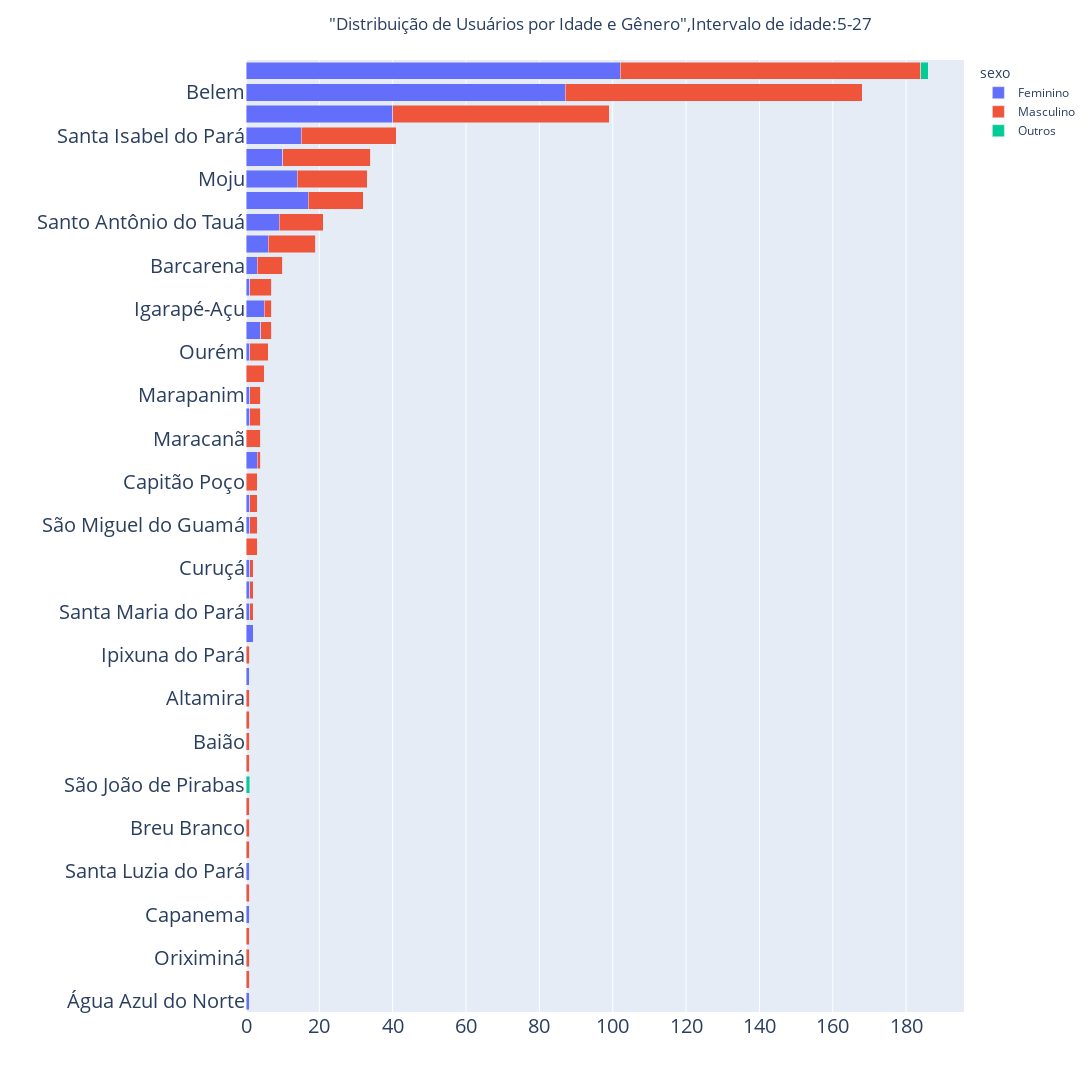
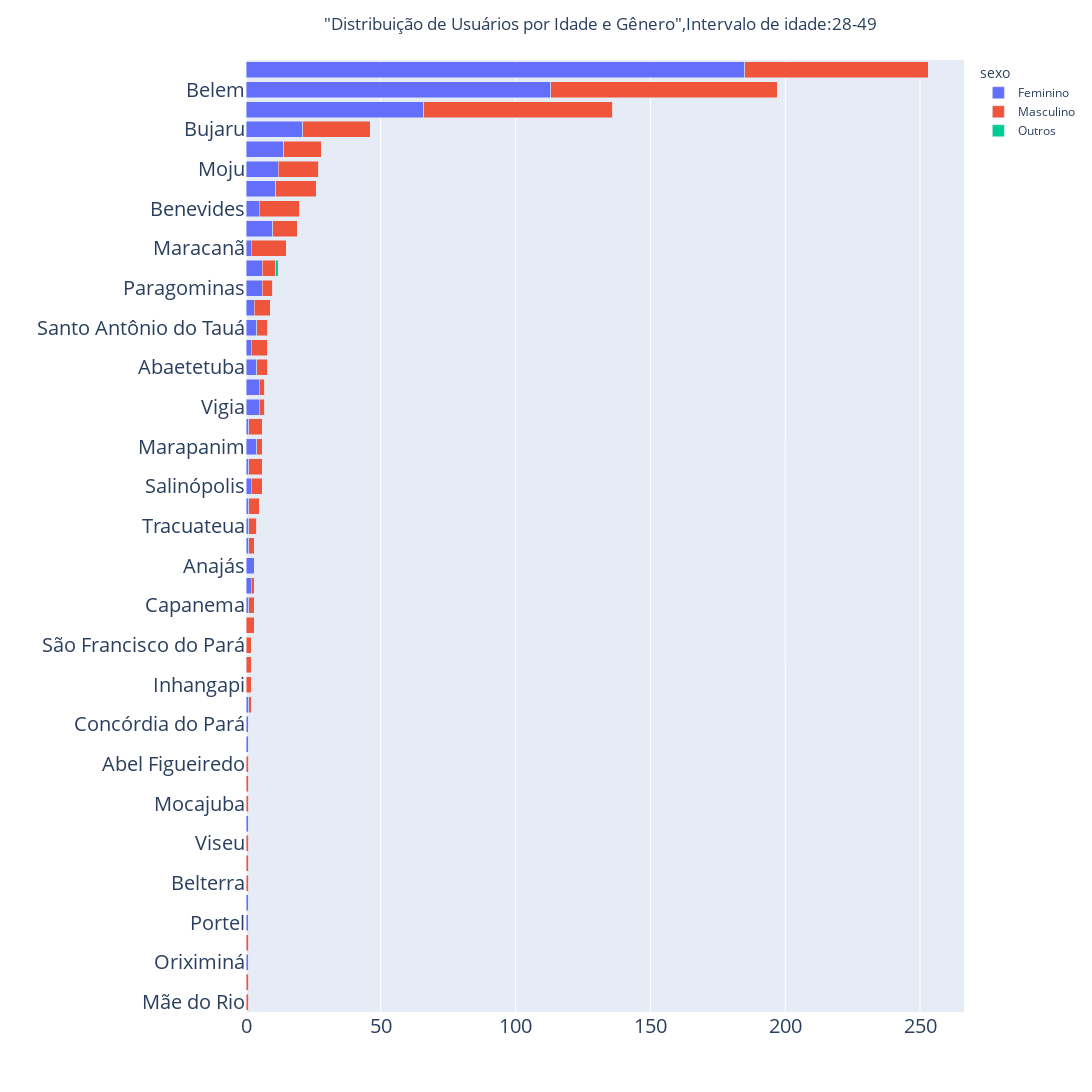
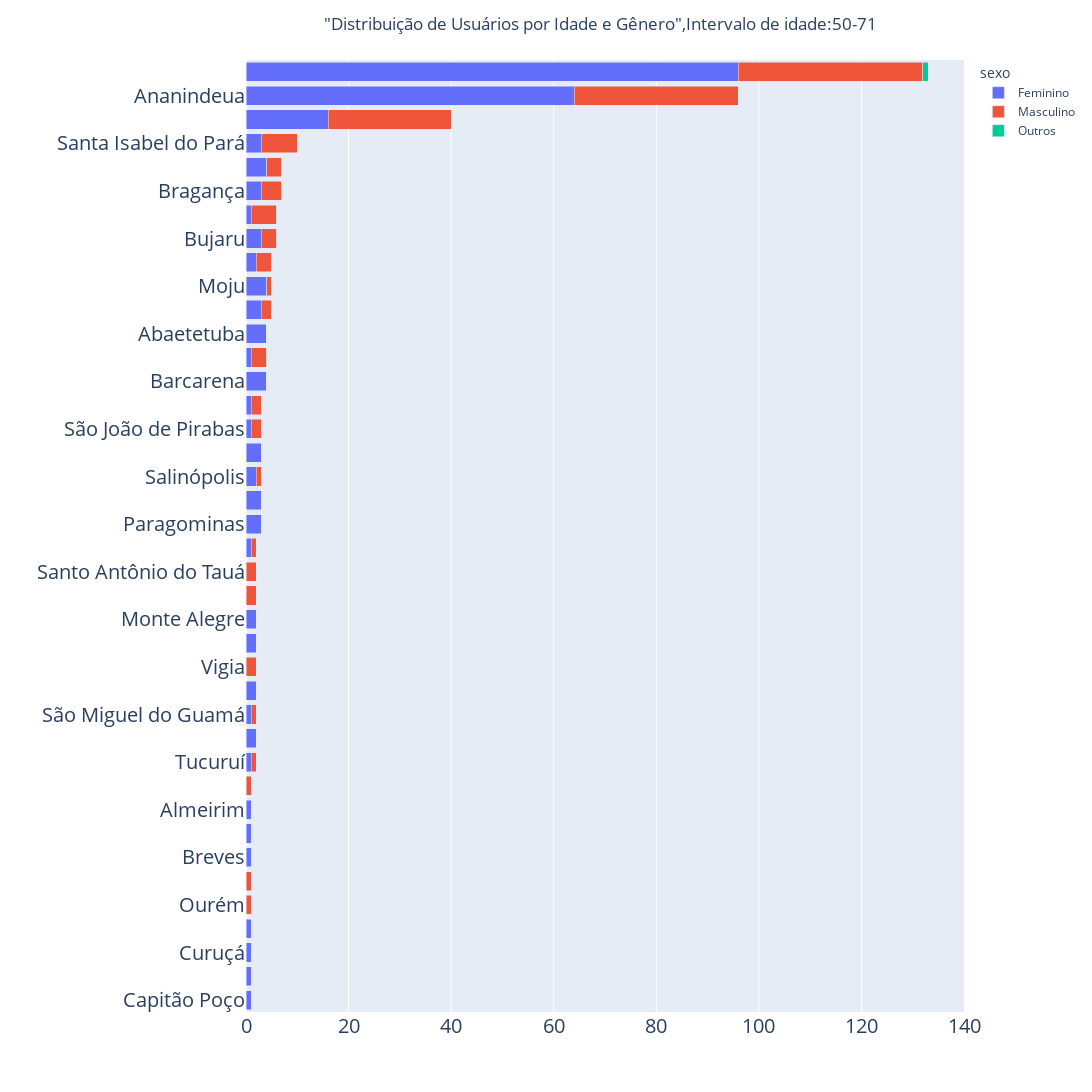
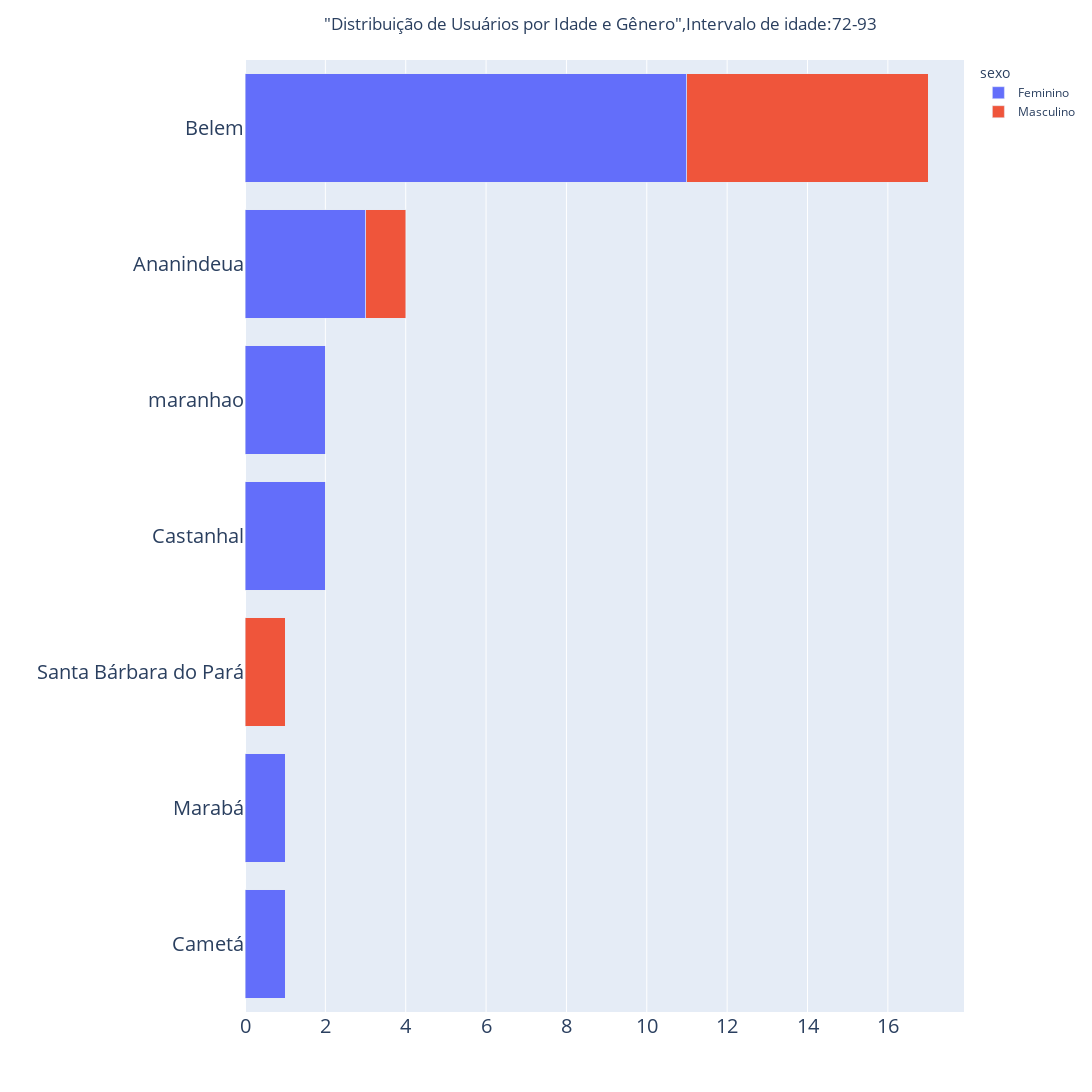

Write notebook code for charts like these, in order.
### Code cell
import plotly.express as px
from plotly.offline import init_notebook_mode, iplot
from math import ceil


init_notebook_mode(connected=True)

ticks = ['5-27', '28-49', '50-71', '72-93']

range_var =  pd.pivot_table(data=df, index=['distancia'], columns='sexo', values='sexo', aggfunc='count', fill_value=0).shape[0]

divisor = range_var // 3

for i in range(0, range_var+1, divisor):

    new_df = pd.pivot_table(data=df.loc[df.index.unique().sort_values()[ceil(i/divisor)]], index=['distancia'], columns='sexo', values='sexo', aggfunc='count', fill_value=0)

    new_df['Total'] = new_df.sum(axis=1)
    new_df = new_df.sort_values(by='Total', ascending=True)
    new_df = new_df.drop(columns='Total')

    fig = px.bar(new_df, y=new_df.index, x=new_df.columns, barmode='stack')
    fig.update_layout(title=f'"Distribuição de Usuários por Idade e Gênero",Intervalo de idade:{ticks[int(i/divisor)]}', xaxis_title='',title_x=0.55, yaxis_title='',width=1400, height=2000)
    fig.update_xaxes(tickfont=dict(size=20))
    fig.update_yaxes(tickfont=dict(size=20))


    iplot(fig)
    print('\n\n\n')

### Figure 1 — Plotly figure (JSON) as saved in the notebook; plotly's stock layout.template omitted (floating-point values rounded to 4 significant figures)
{"data": [{"alignmentgroup": "True", "hovertemplate": "sexo=Feminino<br>value=%{x}<br>distancia=%{y}<extra></extra>", "legendgroup": "Feminino", "marker": {"color": "#636efa", "pattern": {"shape": ""}}, "name": "Feminino", "offsetgroup": "Feminino", "orientation": "h", "showlegend": true, "textposition": "auto", "type": "bar", "x": [1, 0, 0, 0, 1, 0, 1, 0, 0, 0, 0, 0, 0, 0, 0, 1, 0, 2, 1, 1, 1, 0, 1, 1, 0, 3, 0, 1, 1, 0, 1, 4, 5, 1, 3, 6, 9, 17, 14, 10, 15, 40, 87, 102], "xaxis": "x", "y": ["Água Azul do Norte", "Marabá", "Oriximiná", "Paragominas", "Capanema", "Cametá", "Santa Luzia do Pará", "Gurupá", "Breu Branco", "São Domingos do Capim", "São João de Pirabas", "Tailândia", "Baião", "Terra Alta", "Altamira", "Viseu", "Ipixuna do Pará", "maranhao", "Santa Maria do Pará", "Abaetetuba", "Curuçá", "Acará", "São Miguel do Guamá", "São Francisco do Pará", "Capitão Poço", "Salinópolis", "Maracanã", "Concórdia do Pará", "Marapanim", "Vigia", "Ourém", "Santa Bárbara do Pará", "Igarapé-Açu", "Bragança", "Barcarena", "Bujaru", "Santo Antônio do Tauá", "Benevides", "Moju", "Marituba", "Santa Isabel do Pará", "Castanhal", "Belem", "Ananindeua"], "yaxis": "y"}, {"alignmentgroup": "True", "hovertemplate": "sexo=Masculino<br>value=%{x}<br>distancia=%{y}<extra></extra>", "legendgroup": "Masculino", "marker": {"color": "#EF553B", "pattern": {"shape": ""}}, "name": "Masculino", "offsetgroup": "Masculino", "orientation": "h", "showlegend": true, "textposition": "auto", "type": "bar", "x": [0, 1, 1, 1, 0, 1, 0, 1, 1, 1, 0, 1, 1, 1, 1, 0, 1, 0, 1, 1, 1, 3, 2, 2, 3, 1, 4, 3, 3, 5, 5, 3, 2, 6, 7, 13, 12, 15, 19, 24, 26, 59, 81, 82], "xaxis": "x", "y": ["Água Azul do Norte", "Marabá", "Oriximiná", "Paragominas", "Capanema", "Cametá", "Santa Luzia do Pará", "Gurupá", "Breu Branco", "São Domingos do Capim", "São João de Pirabas", "Tailândia", "Baião", "Terra Alta", "Altamira", "Viseu", "Ipixuna do Pará", "maranhao", "Santa Maria do Pará", "Abaetetuba", "Curuçá", "Acará", "São Miguel do Guamá", "São Francisco do Pará", "Capitão Poço", "Salinópolis", "Maracanã", "Concórdia do Pará", "Marapanim", "Vigia", "Ourém", "Santa Bárbara do Pará", "Igarapé-Açu", "Bragança", "Barcarena", "Bujaru", "Santo Antônio do Tauá", "Benevides", "Moju", "Marituba", "Santa Isabel do Pará", "Castanhal", "Belem", "Ananindeua"], "yaxis": "y"}, {"alignmentgroup": "True", "hovertemplate": "sexo=Outros<br>value=%{x}<br>distancia=%{y}<extra></extra>", "legendgroup": "Outros", "marker": {"color": "#00cc96", "pattern": {"shape": ""}}, "name": "Outros", "offsetgroup": "Outros", "orientation": "h", "showlegend": true, "textposition": "auto", "type": "bar", "x": [0, 0, 0, 0, 0, 0, 0, 0, 0, 0, 1, 0, 0, 0, 0, 0, 0, 0, 0, 0, 0, 0, 0, 0, 0, 0, 0, 0, 0, 0, 0, 0, 0, 0, 0, 0, 0, 0, 0, 0, 0, 0, 0, 2], "xaxis": "x", "y": ["Água Azul do Norte", "Marabá", "Oriximiná", "Paragominas", "Capanema", "Cametá", "Santa Luzia do Pará", "Gurupá", "Breu Branco", "São Domingos do Capim", "São João de Pirabas", "Tailândia", "Baião", "Terra Alta", "Altamira", "Viseu", "Ipixuna do Pará", "maranhao", "Santa Maria do Pará", "Abaetetuba", "Curuçá", "Acará", "São Miguel do Guamá", "São Francisco do Pará", "Capitão Poço", "Salinópolis", "Maracanã", "Concórdia do Pará", "Marapanim", "Vigia", "Ourém", "Santa Bárbara do Pará", "Igarapé-Açu", "Bragança", "Barcarena", "Bujaru", "Santo Antônio do Tauá", "Benevides", "Moju", "Marituba", "Santa Isabel do Pará", "Castanhal", "Belem", "Ananindeua"], "yaxis": "y"}], "layout": {"barmode": "stack", "height": 2000, "legend": {"title": {"text": "sexo"}, "tracegroupgap": 0}, "margin": {"t": 60}, "title": {"text": "\"Distribuição de Usuários por Idade e Gênero\",Intervalo de idade:5-27", "x": 0.55}, "width": 1400, "xaxis": {"anchor": "y", "autorange": true, "domain": [0, 1], "range": [0, 195.8], "tickfont": {"size": 20}, "title": {"text": ""}, "type": "linear"}, "yaxis": {"anchor": "x", "autorange": true, "domain": [0, 1], "range": [-0.5, 43.5], "tickfont": {"size": 20}, "title": {"text": ""}, "type": "category"}}}

### Figure 2 — Plotly figure (JSON) as saved in the notebook; plotly's stock layout.template omitted (floating-point values rounded to 4 significant figures)
{"data": [{"alignmentgroup": "True", "hovertemplate": "sexo=Feminino<br>value=%{x}<br>distancia=%{y}<extra></extra>", "legendgroup": "Feminino", "marker": {"color": "#636efa", "pattern": {"shape": ""}}, "name": "Feminino", "offsetgroup": "Feminino", "orientation": "h", "showlegend": true, "textposition": "auto", "type": "bar", "x": [0, 0, 1, 0, 1, 1, 0, 0, 0, 1, 0, 0, 0, 1, 1, 1, 0, 0, 0, 0, 1, 2, 3, 1, 1, 1, 2, 1, 4, 1, 5, 5, 4, 2, 4, 3, 6, 6, 2, 10, 5, 11, 12, 14, 21, 66, 113, 185], "xaxis": "x", "y": ["Mãe do Rio", "Soure", "Oriximiná", "Irituia", "Portel", "São Miguel do Guamá", "Belterra", "Tailândia", "Viseu", "Ulianópolis", "Mocajuba", "Uruará", "Abel Figueiredo", "Terra Alta", "Concórdia do Pará", "Igarapé-Miri", "Inhangapi", "Capitão Poço", "São Francisco do Pará", "Colares", "Capanema", "São Domingos do Capim", "Anajás", "maranhao", "Tracuateua", "Curuçá", "Salinópolis", "Ourém", "Marapanim", "Cametá", "Vigia", "Acará", "Abaetetuba", "Igarapé-Açu", "Santo Antônio do Tauá", "Santa Bárbara do Pará", "Paragominas", "Barcarena", "Maracanã", "Bragança", "Benevides", "Santa Isabel do Pará", "Moju", "Marituba", "Bujaru", "Castanhal", "Belem", "Ananindeua"], "yaxis": "y"}, {"alignmentgroup": "True", "hovertemplate": "sexo=Masculino<br>value=%{x}<br>distancia=%{y}<extra></extra>", "legendgroup": "Masculino", "marker": {"color": "#EF553B", "pattern": {"shape": ""}}, "name": "Masculino", "offsetgroup": "Masculino", "orientation": "h", "showlegend": true, "textposition": "auto", "type": "bar", "x": [1, 1, 0, 1, 0, 0, 1, 1, 1, 0, 1, 1, 1, 0, 0, 1, 2, 2, 2, 3, 2, 1, 0, 2, 3, 4, 4, 5, 2, 5, 2, 2, 4, 6, 4, 6, 4, 5, 13, 9, 15, 15, 15, 14, 25, 70, 84, 68], "xaxis": "x", "y": ["Mãe do Rio", "Soure", "Oriximiná", "Irituia", "Portel", "São Miguel do Guamá", "Belterra", "Tailândia", "Viseu", "Ulianópolis", "Mocajuba", "Uruará", "Abel Figueiredo", "Terra Alta", "Concórdia do Pará", "Igarapé-Miri", "Inhangapi", "Capitão Poço", "São Francisco do Pará", "Colares", "Capanema", "São Domingos do Capim", "Anajás", "maranhao", "Tracuateua", "Curuçá", "Salinópolis", "Ourém", "Marapanim", "Cametá", "Vigia", "Acará", "Abaetetuba", "Igarapé-Açu", "Santo Antônio do Tauá", "Santa Bárbara do Pará", "Paragominas", "Barcarena", "Maracanã", "Bragança", "Benevides", "Santa Isabel do Pará", "Moju", "Marituba", "Bujaru", "Castanhal", "Belem", "Ananindeua"], "yaxis": "y"}, {"alignmentgroup": "True", "hovertemplate": "sexo=Outros<br>value=%{x}<br>distancia=%{y}<extra></extra>", "legendgroup": "Outros", "marker": {"color": "#00cc96", "pattern": {"shape": ""}}, "name": "Outros", "offsetgroup": "Outros", "orientation": "h", "showlegend": true, "textposition": "auto", "type": "bar", "x": [0, 0, 0, 0, 0, 0, 0, 0, 0, 0, 0, 0, 0, 0, 0, 0, 0, 0, 0, 0, 0, 0, 0, 0, 0, 0, 0, 0, 0, 0, 0, 0, 0, 0, 0, 0, 0, 1, 0, 0, 0, 0, 0, 0, 0, 0, 0, 0], "xaxis": "x", "y": ["Mãe do Rio", "Soure", "Oriximiná", "Irituia", "Portel", "São Miguel do Guamá", "Belterra", "Tailândia", "Viseu", "Ulianópolis", "Mocajuba", "Uruará", "Abel Figueiredo", "Terra Alta", "Concórdia do Pará", "Igarapé-Miri", "Inhangapi", "Capitão Poço", "São Francisco do Pará", "Colares", "Capanema", "São Domingos do Capim", "Anajás", "maranhao", "Tracuateua", "Curuçá", "Salinópolis", "Ourém", "Marapanim", "Cametá", "Vigia", "Acará", "Abaetetuba", "Igarapé-Açu", "Santo Antônio do Tauá", "Santa Bárbara do Pará", "Paragominas", "Barcarena", "Maracanã", "Bragança", "Benevides", "Santa Isabel do Pará", "Moju", "Marituba", "Bujaru", "Castanhal", "Belem", "Ananindeua"], "yaxis": "y"}], "layout": {"barmode": "stack", "height": 2000, "legend": {"title": {"text": "sexo"}, "tracegroupgap": 0}, "margin": {"t": 60}, "title": {"text": "\"Distribuição de Usuários por Idade e Gênero\",Intervalo de idade:28-49", "x": 0.55}, "width": 1400, "xaxis": {"anchor": "y", "autorange": true, "domain": [0, 1], "range": [0, 266.3], "tickfont": {"size": 20}, "title": {"text": ""}, "type": "linear"}, "yaxis": {"anchor": "x", "autorange": true, "domain": [0, 1], "range": [-0.5, 47.5], "tickfont": {"size": 20}, "title": {"text": ""}, "type": "category"}}}

### Figure 3 — Plotly figure (JSON) as saved in the notebook; plotly's stock layout.template omitted (floating-point values rounded to 4 significant figures)
{"data": [{"alignmentgroup": "True", "hovertemplate": "sexo=Feminino<br>value=%{x}<br>distancia=%{y}<extra></extra>", "legendgroup": "Feminino", "marker": {"color": "#636efa", "pattern": {"shape": ""}}, "name": "Feminino", "offsetgroup": "Feminino", "orientation": "h", "showlegend": true, "textposition": "auto", "type": "bar", "x": [1, 1, 1, 1, 0, 0, 1, 1, 1, 0, 1, 2, 1, 2, 0, 2, 2, 0, 0, 1, 3, 3, 2, 3, 1, 1, 4, 1, 4, 3, 4, 2, 3, 1, 3, 4, 3, 16, 64, 96], "xaxis": "x", "y": ["Capitão Poço", "Marabá", "Curuçá", "São Francisco do Pará", "Ourém", "Tracuateua", "Breves", "Altamira", "Almeirim", "Mocajuba", "Tucuruí", "Bagre", "São Miguel do Guamá", "Viseu", "Vigia", "Novo Repartimento", "Monte Alegre", "Soure", "Santo Antônio do Tauá", "Peixe-Boi", "Paragominas", "Santarém", "Salinópolis", "Cametá", "São João de Pirabas", "Acará", "Barcarena", "Igarapé-Açu", "Abaetetuba", "Marituba", "Moju", "Capanema", "Bujaru", "Benevides", "Bragança", "maranhao", "Santa Isabel do Pará", "Castanhal", "Ananindeua", "Belem"], "yaxis": "y"}, {"alignmentgroup": "True", "hovertemplate": "sexo=Masculino<br>value=%{x}<br>distancia=%{y}<extra></extra>", "legendgroup": "Masculino", "marker": {"color": "#EF553B", "pattern": {"shape": ""}}, "name": "Masculino", "offsetgroup": "Masculino", "orientation": "h", "showlegend": true, "textposition": "auto", "type": "bar", "x": [0, 0, 0, 0, 1, 1, 0, 0, 0, 1, 1, 0, 1, 0, 2, 0, 0, 2, 2, 1, 0, 0, 1, 0, 2, 2, 0, 3, 0, 2, 1, 3, 3, 5, 4, 3, 7, 24, 32, 36], "xaxis": "x", "y": ["Capitão Poço", "Marabá", "Curuçá", "São Francisco do Pará", "Ourém", "Tracuateua", "Breves", "Altamira", "Almeirim", "Mocajuba", "Tucuruí", "Bagre", "São Miguel do Guamá", "Viseu", "Vigia", "Novo Repartimento", "Monte Alegre", "Soure", "Santo Antônio do Tauá", "Peixe-Boi", "Paragominas", "Santarém", "Salinópolis", "Cametá", "São João de Pirabas", "Acará", "Barcarena", "Igarapé-Açu", "Abaetetuba", "Marituba", "Moju", "Capanema", "Bujaru", "Benevides", "Bragança", "maranhao", "Santa Isabel do Pará", "Castanhal", "Ananindeua", "Belem"], "yaxis": "y"}, {"alignmentgroup": "True", "hovertemplate": "sexo=Outros<br>value=%{x}<br>distancia=%{y}<extra></extra>", "legendgroup": "Outros", "marker": {"color": "#00cc96", "pattern": {"shape": ""}}, "name": "Outros", "offsetgroup": "Outros", "orientation": "h", "showlegend": true, "textposition": "auto", "type": "bar", "x": [0, 0, 0, 0, 0, 0, 0, 0, 0, 0, 0, 0, 0, 0, 0, 0, 0, 0, 0, 0, 0, 0, 0, 0, 0, 0, 0, 0, 0, 0, 0, 0, 0, 0, 0, 0, 0, 0, 0, 1], "xaxis": "x", "y": ["Capitão Poço", "Marabá", "Curuçá", "São Francisco do Pará", "Ourém", "Tracuateua", "Breves", "Altamira", "Almeirim", "Mocajuba", "Tucuruí", "Bagre", "São Miguel do Guamá", "Viseu", "Vigia", "Novo Repartimento", "Monte Alegre", "Soure", "Santo Antônio do Tauá", "Peixe-Boi", "Paragominas", "Santarém", "Salinópolis", "Cametá", "São João de Pirabas", "Acará", "Barcarena", "Igarapé-Açu", "Abaetetuba", "Marituba", "Moju", "Capanema", "Bujaru", "Benevides", "Bragança", "maranhao", "Santa Isabel do Pará", "Castanhal", "Ananindeua", "Belem"], "yaxis": "y"}], "layout": {"barmode": "stack", "height": 2000, "legend": {"title": {"text": "sexo"}, "tracegroupgap": 0}, "margin": {"t": 60}, "title": {"text": "\"Distribuição de Usuários por Idade e Gênero\",Intervalo de idade:50-71", "x": 0.55}, "width": 1400, "xaxis": {"anchor": "y", "autorange": true, "domain": [0, 1], "range": [0, 140], "tickfont": {"size": 20}, "title": {"text": ""}, "type": "linear"}, "yaxis": {"anchor": "x", "autorange": true, "domain": [0, 1], "range": [-0.5, 39.5], "tickfont": {"size": 20}, "title": {"text": ""}, "type": "category"}}}

### Figure 4 — Plotly figure (JSON) as saved in the notebook; plotly's stock layout.template omitted (floating-point values rounded to 4 significant figures)
{"data": [{"alignmentgroup": "True", "hovertemplate": "sexo=Feminino<br>value=%{x}<br>distancia=%{y}<extra></extra>", "legendgroup": "Feminino", "marker": {"color": "#636efa", "pattern": {"shape": ""}}, "name": "Feminino", "offsetgroup": "Feminino", "orientation": "h", "showlegend": true, "textposition": "auto", "type": "bar", "x": [1, 1, 0, 2, 2, 3, 11], "xaxis": "x", "y": ["Cametá", "Marabá", "Santa Bárbara do Pará", "Castanhal", "maranhao", "Ananindeua", "Belem"], "yaxis": "y"}, {"alignmentgroup": "True", "hovertemplate": "sexo=Masculino<br>value=%{x}<br>distancia=%{y}<extra></extra>", "legendgroup": "Masculino", "marker": {"color": "#EF553B", "pattern": {"shape": ""}}, "name": "Masculino", "offsetgroup": "Masculino", "orientation": "h", "showlegend": true, "textposition": "auto", "type": "bar", "x": [0, 0, 1, 0, 0, 1, 6], "xaxis": "x", "y": ["Cametá", "Marabá", "Santa Bárbara do Pará", "Castanhal", "maranhao", "Ananindeua", "Belem"], "yaxis": "y"}], "layout": {"barmode": "stack", "height": 2000, "legend": {"title": {"text": "sexo"}, "tracegroupgap": 0}, "margin": {"t": 60}, "title": {"text": "\"Distribuição de Usuários por Idade e Gênero\",Intervalo de idade:72-93", "x": 0.55}, "width": 1400, "xaxis": {"anchor": "y", "autorange": true, "domain": [0, 1], "range": [0, 17.89], "tickfont": {"size": 20}, "title": {"text": ""}, "type": "linear"}, "yaxis": {"anchor": "x", "autorange": true, "domain": [0, 1], "range": [-0.5, 6.5], "tickfont": {"size": 20}, "title": {"text": ""}, "type": "category"}}}
